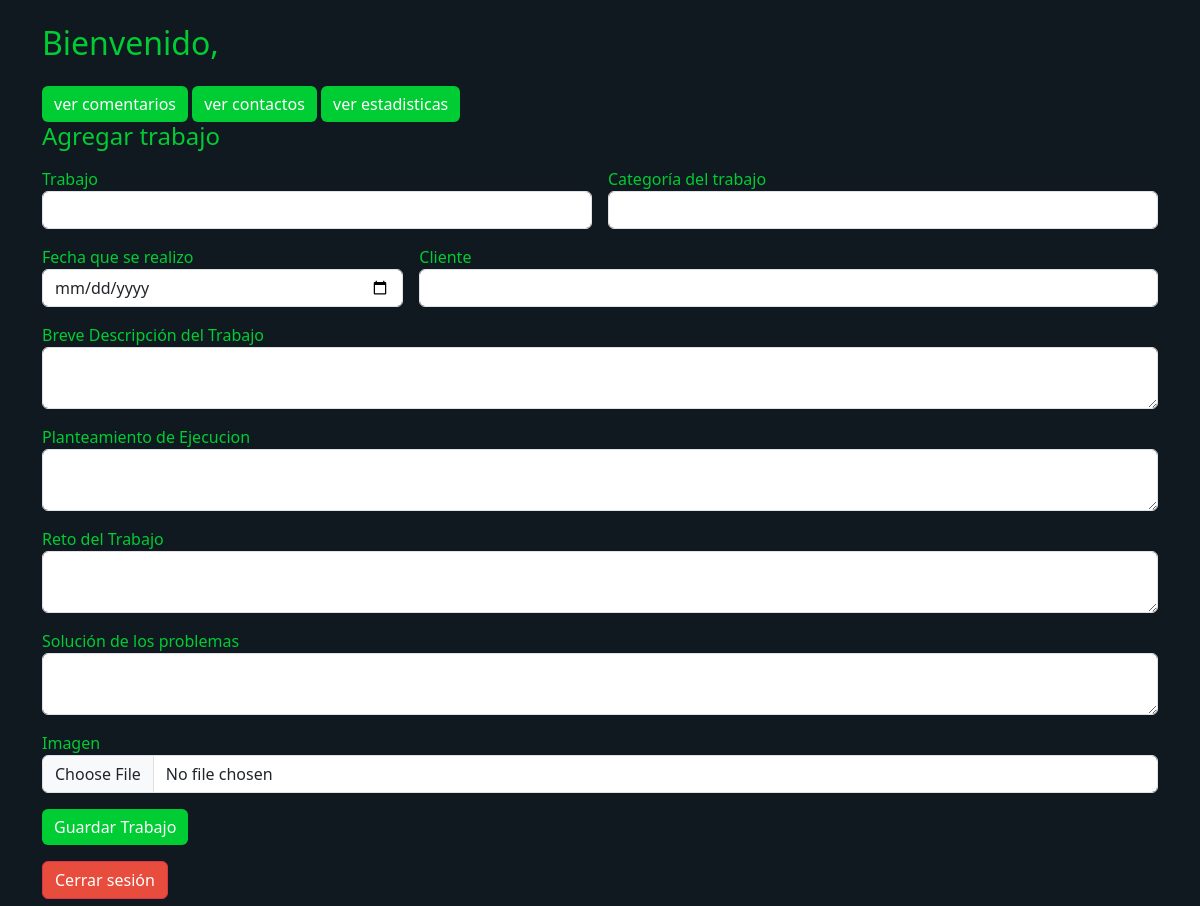
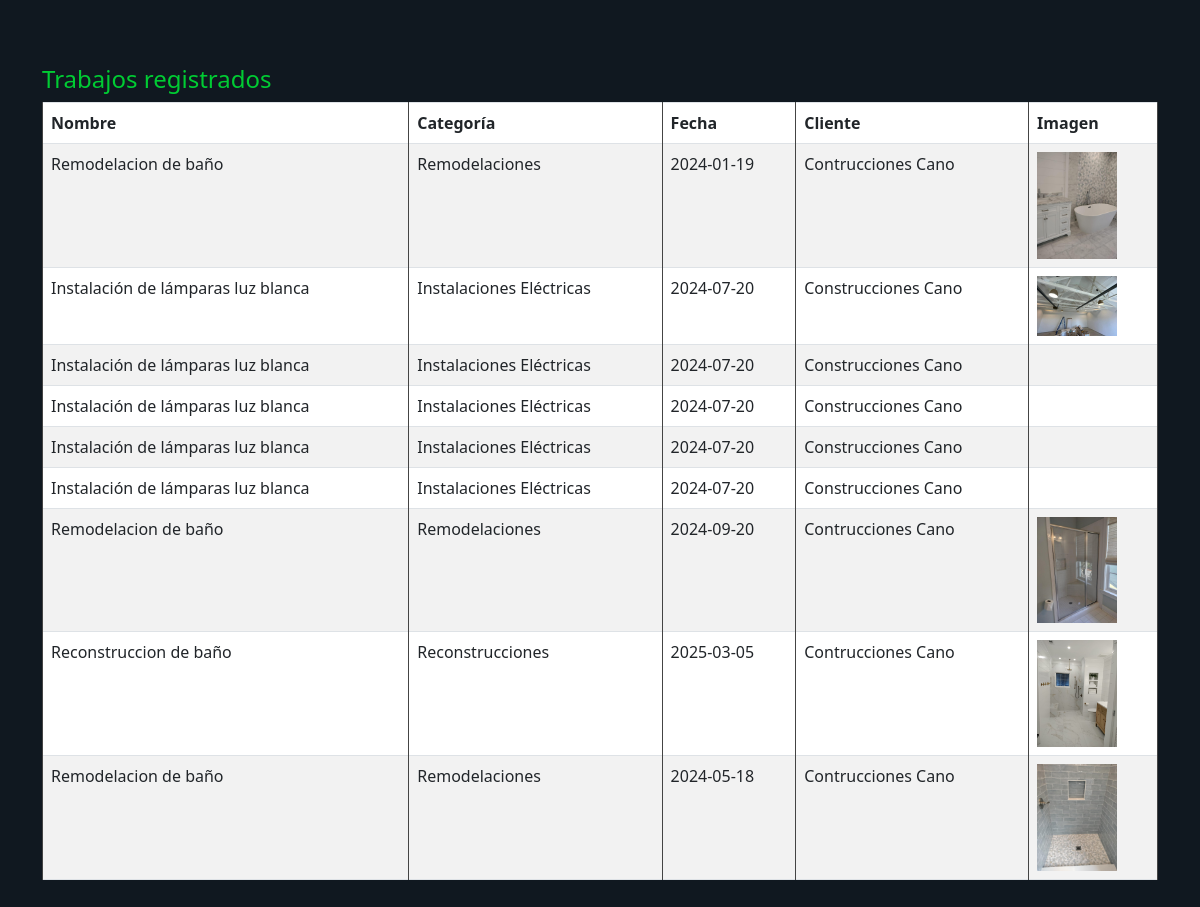
Screenshot of /carpetasOarchivosINNECESARIOS/trabajos_obsoletos.php with the database file from the repository (2 pictures, top to bottom).
### tables this page shows
CREATE TABLE `imagenes` (
  `id` int(11) NOT NULL,
  `trabajo_id` int(11) DEFAULT NULL,
  `ruta` varchar(255) DEFAULT NULL
);

CREATE TABLE `trabajos` (
  `id` int(11) NOT NULL,
  `titulo` varchar(255) DEFAULT NULL,
  `categoria` varchar(100) DEFAULT NULL,
  `fecha` date DEFAULT NULL,
  `cliente` varchar(100) DEFAULT NULL,
  `descripcion` text,
  `overview` text,
  `reto` text,
  `solucion` text
);

### carpetasOarchivosINNECESARIOS/trabajos_obsoletos.php (the view, shortened to what this page needs)
<?php
include("conexion.php");
$trabajos = $conexion->query("
    SELECT t.*, i.ruta
    FROM trabajos t
    LEFT JOIN imagenes i ON t.id = i.trabajo_id
");
?>
<!DOCTYPE html>
<html lang="es">
<head>
    <link href="https://cdn.jsdelivr.net/npm/bootstrap@5.3.0/dist/css/bootstrap.min.css" rel="stylesheet">
</head>
<body class="p-4">
    <div class="container">
        <h2 class="mb-4">Bienvenido, <?= $_SESSION["nombre"] ?></h2>
        <div> <a href="opiniones.php" class="btn btn-success">ver comentarios</a>
            <a href="contacto.php" class="btn btn-success">ver contactos</a>
            <a href="Dashboard.html" class="btn btn-success">ver estadisticas</a>
        </div>
        <h4 class="mb-3">Agregar trabajo</h4>
        <form method="POST" enctype="multipart/form-data" class="row g-3 mb-5">
            <div class="col-md-6">
                <label>Trabajo</label>
                <input type="text" name="titulo" class="form-control" required>
            </div>
            <div class="col-md-6">
                <label>Categoría del trabajo</label>
                <input type="text" name="categoria" class="form-control" required>
            </div>
            <div class="col-md-4">
                <label>Fecha que se realizo</label>
                <input type="date" name="fecha" class="form-control" required>
            </div>
            <div class="col-md-8">
                <label>Cliente</label>
                <input type="text" name="cliente" class="form-control" required>
            </div>
            <div class="col-12">
                <label>Breve Descripción del Trabajo</label>
                <textarea name="descripcion" class="form-control"></textarea>
            </div>
            <div class="col-12">
                <label>Planteamiento de Ejecucion</label>
                <textarea name="overview" class="form-control"></textarea>
            </div>
            <div class="col-12">
                <label>Reto del Trabajo</label>
                <textarea name="reto" class="form-control"></textarea>
            </div>
            <div class="col-12">
                <label>Solución de los problemas</label>
                <textarea name="solucion" class="form-control"></textarea>
            </div>
            <div class="col-12">
                <label>Imagen</label>
                <input type="file" name="imagen" class="form-control">
            </div>
            <div class="col-12">
                <button class="btn btn-success">Guardar Trabajo</button>
            </div>
            <div>
                <a href="inicioSesion.php" class="btn btn-danger mb-4">Cerrar sesión</a>
            </div>
        </form>
        <h4>Trabajos registrados</h4>
        <table class="table table-bordered table-striped">
            <thead>
                <tr>
                    <th>Nombre </th>
                    <th>Categoría</th>
                    <th>Fecha</th>
                    <th>Cliente</th>
                    <th>Imagen</th>
                </tr>
            </thead>
            <tbody>
                <?php while ($fila = $trabajos->fetch_assoc()): ?>
                    <tr>
                        <td><?= htmlspecialchars($fila["titulo"]) ?></td>
                        <td><?= htmlspecialchars($fila["categoria"]) ?></td>
                        <td><?= htmlspecialchars($fila["fecha"]) ?></td>
                        <td><?= htmlspecialchars($fila["cliente"]) ?></td>
                        <td>
                            <?php if ($fila["ruta"]): ?>
                                <img src="<?= $fila["ruta"] ?>" width="80">
                            <?php else: ?>
                                Sin imagen
                            <?php endif; ?>
                        </td>
                    </tr>
                <?php endwhile; ?>
            </tbody>
        </table>
    </div>
</body>
</html>

### carpetasOarchivosINNECESARIOS/trabajos_obsoletos.php (style rules this page uses)
body { background-color: #101820; color: #00cc33; }
.btn-success { background-color: #00cc33; border: none; }
.btn-danger { background-color: #e74c3c; }
.table { background-color: #1c1f26; color: #ffffff; }
.table th, .table td { border-color: #444; }

### rows the page displays
imagenes: trabajo.titulo "Remodelacion de baño", trabajo.categoria "Remodelaciones", trabajo.fecha "2024-01-19", trabajo.cliente "Contrucciones Cano", ruta (picture)
imagenes: trabajo.titulo "Instalación de lámparas luz blanca", trabajo.categoria "Instalaciones Eléctricas", trabajo.fecha "2024-07-20", trabajo.cliente "Construcciones Cano", ruta (picture)
imagenes: trabajo.titulo "Instalación de lámparas luz blanca", trabajo.categoria "Instalaciones Eléctricas", trabajo.fecha "2024-07-20", trabajo.cliente "Construcciones Cano"
imagenes: trabajo.titulo "Instalación de lámparas luz blanca", trabajo.categoria "Instalaciones Eléctricas", trabajo.fecha "2024-07-20", trabajo.cliente "Construcciones Cano"
imagenes: trabajo.titulo "Instalación de lámparas luz blanca", trabajo.categoria "Instalaciones Eléctricas", trabajo.fecha "2024-07-20", trabajo.cliente "Construcciones Cano"
imagenes: trabajo.titulo "Instalación de lámparas luz blanca", trabajo.categoria "Instalaciones Eléctricas", trabajo.fecha "2024-07-20", trabajo.cliente "Construcciones Cano"
imagenes: trabajo.titulo "Remodelacion de baño", trabajo.categoria "Remodelaciones", trabajo.fecha "2024-09-20", trabajo.cliente "Contrucciones Cano", ruta (picture)
imagenes: trabajo.titulo "Reconstruccion de baño", trabajo.categoria "Reconstrucciones", trabajo.fecha "2025-03-05", trabajo.cliente "Contrucciones Cano", ruta (picture)
imagenes: trabajo.titulo "Remodelacion de baño", trabajo.categoria "Remodelaciones", trabajo.fecha "2024-05-18", trabajo.cliente "Contrucciones Cano", ruta (picture)
